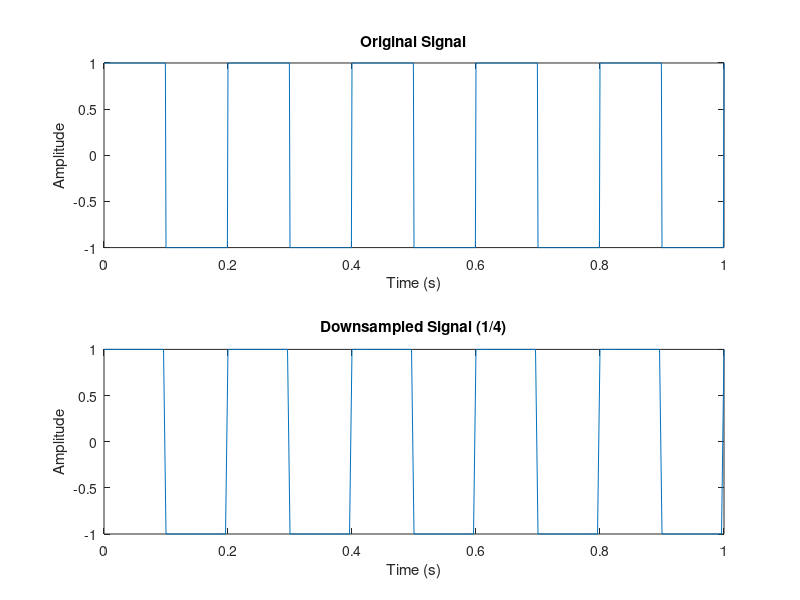

Write MATLAB code to recreate this figure.
% Create a signal (a square wave)
Fs = 1000;
t = 0:1/Fs:1;
x = square(2*pi*5*t); % Square wave with frequency 5 Hz

% Downsample by 1/4
x_downsampled = downsample(x, 4);

% Plot the original and downsampled signals
subplot(2,1,1);
plot(t, x);
title('Original Signal');
xlabel('Time (s)');
ylabel('Amplitude');

subplot(2,1,2);
t_downsampled = 0:1/(Fs/4):1;
plot(t_downsampled, x_downsampled);
title('Downsampled Signal (1/4)');
xlabel('Time (s)');
ylabel('Amplitude');